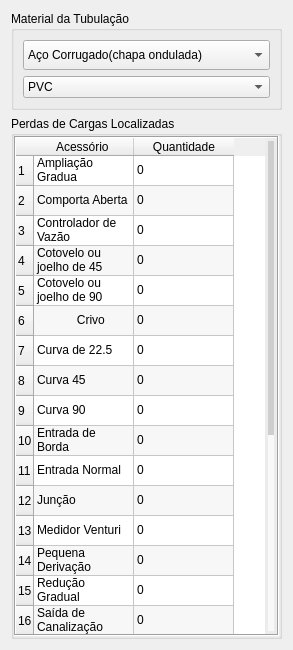
       <widget class="QWidget" name="page">
        <layout class="QVBoxLayout" name="verticalLayout_6">
         <item>
          <widget class="QGroupBox" name="groupBox_4">
           <property name="title">
            <string>Material da Tubulação </string>
           </property>
           <layout class="QVBoxLayout" name="verticalLayout_8">
            <item>
             <widget class="QComboBox" name="comboBox">
              <property name="minimumSize">
               <size>
                <width>0</width>
                <height>30</height>
               </size>
              </property>
              <property name="styleSheet">
               <string notr="true"/>
              </property>
              <item>
               <property name="text">
                <string>Aço Corrugado(chapa ondulada)</string>
               </property>
              </item>
              <item>
               <property name="text">
                <string>Aço Galvanizado</string>
               </property>
              </item>
              <item>
               <property name="text">
                <string>Aço Rebitado novo</string>
               </property>
              </item>
              <item>
               <property name="text">
                <string>Aço Rebitado em uso</string>
               </property>
              </item>
              <item>
               <property name="text">
                <string>Aço soldado novo</string>
               </property>
              </item>
              <item>
               <property name="text">
                <string>Aço Soldado em uso</string>
               </property>
              </item>
              <item>
               <property name="text">
                <string>Aço Soldado com revestimento especial</string>
               </property>
              </item>
              <item>
               <property name="text">
                <string>Chumbo</string>
               </property>
              </item>
              <item>
               <property name="text">
                <string>Cimento Amianto</string>
               </property>
              </item>
              <item>
               <property name="text">
                <string>Cobre</string>
               </property>
              </item>
              <item>
               <property name="text">
                <string>Concreto com acabamento comum</string>
               </property>
              </item>
              <item>
               <property name="text">
                <string>Ferro Fundido novo</string>
               </property>
              </item>
              <item>
               <property name="text">
                <string>Ferro Fundido de 15 a 20 anos de uso</string>
               </property>
              </item>
              <item>
               <property name="text">
                <string>Ferro Fundido Usado</string>
               </property>
              </item>
              <item>
               <property name="text">
                <string>Latão</string>
               </property>
              </item>
              <item>
               <property name="text">
                <string>Ferro Fundido Revestido de Cimento</string>
               </property>
              </item>
              <item>
               <property name="text">
                <string>Manilha Cerâmica vidrada</string>
               </property>
              </item>
              <item>
               <property name="text">
                <string>Plástico</string>
               </property>
              </item>
              <item>
               <property name="text">
                <string>Tijolos em executados</string>
               </property>
              </item>
              <item>
               <property name="text">
                <string>Vidro</string>
               </property>
              </item>
             </widget>
            </item>
            <item>
             <widget class="QComboBox" name="comboBox_3">
              <property name="styleSheet">
               <string notr="true"/>
              </property>
              <item>
               <property name="text">
                <string>PVC</string>
               </property>
              </item>
              <item>
               <property name="text">
                <string>Polietileno</string>
               </property>
              </item>
              <item>
               <property name="text">
                <string>Aço galvanizado (novo)</string>
               </property>
              </item>
              <item>
               <property name="text">
                <string>Ferro fundido (novo)</string>
               </property>
              </item>
              <item>
               <property name="text">
                <string>Ferro fundido (velho ou corroído)</string>
               </property>
              </item>
              <item>
               <property name="text">
                <string>Concreto liso</string>
               </property>
              </item>
              <item>
               <property name="text">
                <string>Concreto rugoso</string>
               </property>
              </item>
              <item>
               <property name="text">
                <string>Madeira lisa</string>
               </property>
              </item>
              <item>
               <property name="text">
                <string>Madeira áspera</string>
               </property>
              </item>
              <item>
               <property name="text">
                <string>Amianto-cimento</string>
               </property>
              </item>
              <item>
               <property name="text">
                <string>Tubo de chumbo</string>
               </property>
              </item>
              <item>
               <property name="text">
                <string>Tubo de vidro</string>
               </property>
              </item>
             </widget>
            </item>
           </layout>
          </widget>
         </item>
         <item>
          <widget class="QGroupBox" name="groupBox">
           <property name="title">
            <string>Perdas de Cargas Localizadas</string>
           </property>
           <layout class="QVBoxLayout" name="verticalLayout_2">
            <property name="spacing">
             <number>0</number>
            </property>
            <property name="leftMargin">
             <number>0</number>
            </property>
            <property name="topMargin">
             <number>0</number>
            </property>
            <property name="rightMargin">
             <number>0</number>
            </property>
            <property name="bottomMargin">
             <number>0</number>
            </property>
            <item>
             <widget class="QTableWidget" name="tabela_1">
              <property name="sizePolicy">
               <sizepolicy hsizetype="Preferred" vsizetype="Preferred">
                <horstretch>0</horstretch>
                <verstretch>0</verstretch>
               </sizepolicy>
              </property>
              <property name="maximumSize">
               <size>
                <width>16777215</width>
                <height>500</height>
               </size>
              </property>
              <property name="styleSheet">
               <string notr="true">QTableView::header{
	background-color: rgb(227, 227, 227);
border: 1px solid rgb(227, 227, 227)
}

QScrollBar:vertical {
    border: none;
    background: #f0f0f0;
    width: 12px;
    margin: 3px;
}

QScrollBar::handle:vertical {
    background: rgb(206, 206, 206);
    min-height: 20px;
    border-radius: 6px;
}

QScrollBar::add-line:vertical, QScrollBar::sub-line:vertical {
    height: 0px;
    width: 0px;
    background: none;
}

QScrollBar::add-page:vertical, QScrollBar::sub-page:vertical {
    background: rgb(248, 248, 248);
}

QScrollBar:horizontal {
    border: none;
    background: rgb(255, 255, 255);
    height: 12px;
    margin: 3px;
}

QScrollBar::handle:horizontal {
    background: rgb(206, 206, 206) ;
    min-width: 20px;
    border-radius: 6px;
}

QScrollBar::add-line:horizontal, QScrollBar::sub-line:horizontal {
    height: 0px;
    width: 0px;
    background: none;
}

QScrollBar::add-page:horizontal, QScrollBar::sub-page:horizontal {
    background: rgb(248, 248, 248);
}

</string>
              </property>
              <property name="inputMethodHints">
               <set>Qt::InputMethodHint::ImhDigitsOnly</set>
              </property>
              <property name="frameShape">
               <enum>QFrame::Shape::Box</enum>
              </property>
              <property name="frameShadow">
               <enum>QFrame::Shadow::Sunken</enum>
              </property>
              <property name="lineWidth">
               <number>1</number>
              </property>
              <property name="midLineWidth">
               <number>0</number>
              </property>
              <property name="verticalScrollBarPolicy">
               <enum>Qt::ScrollBarPolicy::ScrollBarAsNeeded</enum>
              </property>
              <property name="horizontalScrollBarPolicy">
               <enum>Qt::ScrollBarPolicy::ScrollBarAsNeeded</enum>
              </property>
              <property name="sizeAdjustPolicy">
               <enum>QAbstractScrollArea::SizeAdjustPolicy::AdjustToContents</enum>
              </property>
              <property name="editTriggers">
               <set>QAbstractItemView::EditTrigger::AllEditTriggers</set>
              </property>
              <property name="dragEnabled">
               <bool>true</bool>
              </property>
              <property name="alternatingRowColors">
               <bool>true</bool>
              </property>
              <property name="textElideMode">
               <enum>Qt::TextElideMode::ElideNone</enum>
              </property>
              <property name="rowCount">
               <number>25</number>
              </property>
              <attribute name="horizontalHeaderVisible">
               <bool>true</bool>
              </attribute>
              <attribute name="horizontalHeaderCascadingSectionResizes">
               <bool>true</bool>
              </attribute>
              <attribute name="horizontalHeaderMinimumSectionSize">
               <number>60</number>
              </attribute>
              <attribute name="horizontalHeaderShowSortIndicator" stdset="0">
               <bool>false</bool>
              </attribute>
              <attribute name="horizontalHeaderStretchLastSection">
               <bool>false</bool>
              </attribute>
              <attribute name="verticalHeaderCascadingSectionResizes">
               <bool>false</bool>
              </attribute>
              <row/>
              <row/>
              <row/>
              <row/>
              <row/>
              <row/>
              <row/>
              <row/>
              <row/>
              <row/>
              <row/>
              <row/>
              <row/>
              <row/>
              <row/>
              <row/>
              <row/>
              <row/>
              <row/>
              <row/>
              <row/>
              <row/>
              <row/>
              <row/>
              <row/>
              <column>
               <property name="text">
                <string>Acessório </string>
               </property>
              </column>
              <column>
               <property name="text">
                <string>Quantidade</string>
               </property>
              </column>
              <item row="0" column="0">
               <property name="text">
                <string>Ampliação Gradua</string>
               </property>
              </item>
              <item row="0" column="1">
               <property name="text">
                <string>0</string>
               </property>
              </item>
              <item row="1" column="0">
               <property name="text">
                <string>Comporta Aberta</string>
               </property>
              </item>
              <item row="1" column="1">
               <property name="text">
                <string>0</string>
               </property>
              </item>
              <item row="2" column="0">
               <property name="text">
                <string>Controlador de Vazão</string>
               </property>
              </item>
              <item row="2" column="1">
               <property name="text">
                <string>0</string>
               </property>
              </item>
              <item row="3" column="0">
               <property name="text">
                <string>Cotovelo ou joelho de 45</string>
               </property>
              </item>
              <item row="3" column="1">
               <property name="text">
                <string>0</string>
               </property>
              </item>
              <item row="4" column="0">
               <property name="text">
                <string>Cotovelo ou joelho de 90</string>
               </property>
              </item>
              <item row="4" column="1">
               <property name="text">
                <string>0</string>
               </property>
              </item>
              <item row="5" column="0">
               <property name="text">
                <string>            Crivo</string>
               </property>
              </item>
              <item row="5" column="1">
               <property name="text">
                <string>0</string>
               </property>
              </item>
              <item row="6" column="0">
               <property name="text">
                <string>Curva de 22.5</string>
               </property>
              </item>
              <item row="6" column="1">
               <property name="text">
                <string>0</string>
               </property>
              </item>
              <item row="7" column="0">
               <property name="text">
                <string>Curva 45</string>
               </property>
              </item>
              <item row="7" column="1">
               <property name="text">
                <string>0</string>
               </property>
              </item>
              <item row="8" column="0">
               <property name="text">
                <string>Curva 90</string>
               </property>
              </item>
              <item row="8" column="1">
               <property name="text">
                <string>0</string>
               </property>
              </item>
              <item row="9" column="0">
               <property name="text">
                <string>Entrada de Borda</string>
               </property>
              </item>
              <item row="9" column="1">
               <property name="text">
                <string>0</string>
               </property>
              </item>
              <item row="10" column="0">
               <property name="text">
                <string>Entrada Normal</string>
               </property>
              </item>
              <item row="10" column="1">
               <property name="text">
                <string>0</string>
               </property>
              </item>
              <item row="11" column="0">
               <property name="text">
                <string>Junção</string>
               </property>
              </item>
              <item row="11" column="1">
               <property name="text">
                <string>0</string>
               </property>
              </item>
              <item row="12" column="0">
               <property name="text">
                <string>Medidor Venturi</string>
               </property>
              </item>
              <item row="12" column="1">
               <property name="text">
                <string>0</string>
               </property>
              </item>
              <item row="13" column="0">
               <property name="text">
                <string>Pequena Derivação</string>
               </property>
              </item>
              <item row="13" column="1">
               <property name="text">
                <string>0</string>
               </property>
              </item>
              <item row="14" column="0">
               <property name="text">
                <string>Redução Gradual</string>
               </property>
              </item>
              <item row="14" column="1">
               <property name="text">
                <string>0</string>
               </property>
              </item>
              <item row="15" column="0">
               <property name="text">
                <string>Saída de Canalização</string>
               </property>
              </item>
              <item row="15" column="1">
               <property name="text">
                <string>0</string>
               </property>
              </item>
              <item row="16" column="0">
               <property name="text">
                <string>Tê de Passagem directa</string>
               </property>
              </item>
              <item row="16" column="1">
               <property name="text">
                <string>0</string>
               </property>
              </item>
              <item row="17" column="0">
               <property name="text">
                <string>Tê de saida Bilateral</string>
               </property>
              </item>
              <item row="17" column="1">
               <property name="text">
                <string>0</string>
               </property>
              </item>
              <item row="18" column="0">
               <property name="text">
                <string>Tê de saida de lado</string>
               </property>
              </item>
              <item row="18" column="1">
               <property name="text">
                <string>0</string>
               </property>
              </item>
              <item row="19" column="0">
               <property name="text">
                <string>Válvula Borboleta</string>
               </property>
              </item>
              <item row="19" column="1">
               <property name="text">
                <string>0</string>
               </property>
              </item>
              <item row="20" column="0">
               <property name="text">
                <string>Válvula de ângulo aberta</string>
               </property>
              </item>
              <item row="20" column="1">
               <property name="text">
                <string>0</string>
               </property>
              </item>
              <item row="21" column="0">
               <property name="text">
                <string>Válvula de gaveta aberta</string>
               </property>
              </item>
              <item row="21" column="1">
               <property name="text">
                <string>0</string>
               </property>
              </item>
              <item row="22" column="0">
               <property name="text">
                <string>Válvula de pé</string>
               </property>
              </item>
              <item row="22" column="1">
               <property name="text">
                <string>0</string>
               </property>
              </item>
              <item row="23" column="0">
               <property name="text">
                <string>Válvula de retenção</string>
               </property>
              </item>
              <item row="23" column="1">
               <property name="text">
                <string>0</string>
               </property>
              </item>
              <item row="24" column="0">
               <property name="text">
                <string>Válvula globo aberta</string>
               </property>
              </item>
              <item row="24" column="1">
               <property name="text">
                <string>0</string>
               </property>
              </item>
             </widget>
            </item>
           </layout>
          </widget>
         </item>
        </layout>
       </widget>
